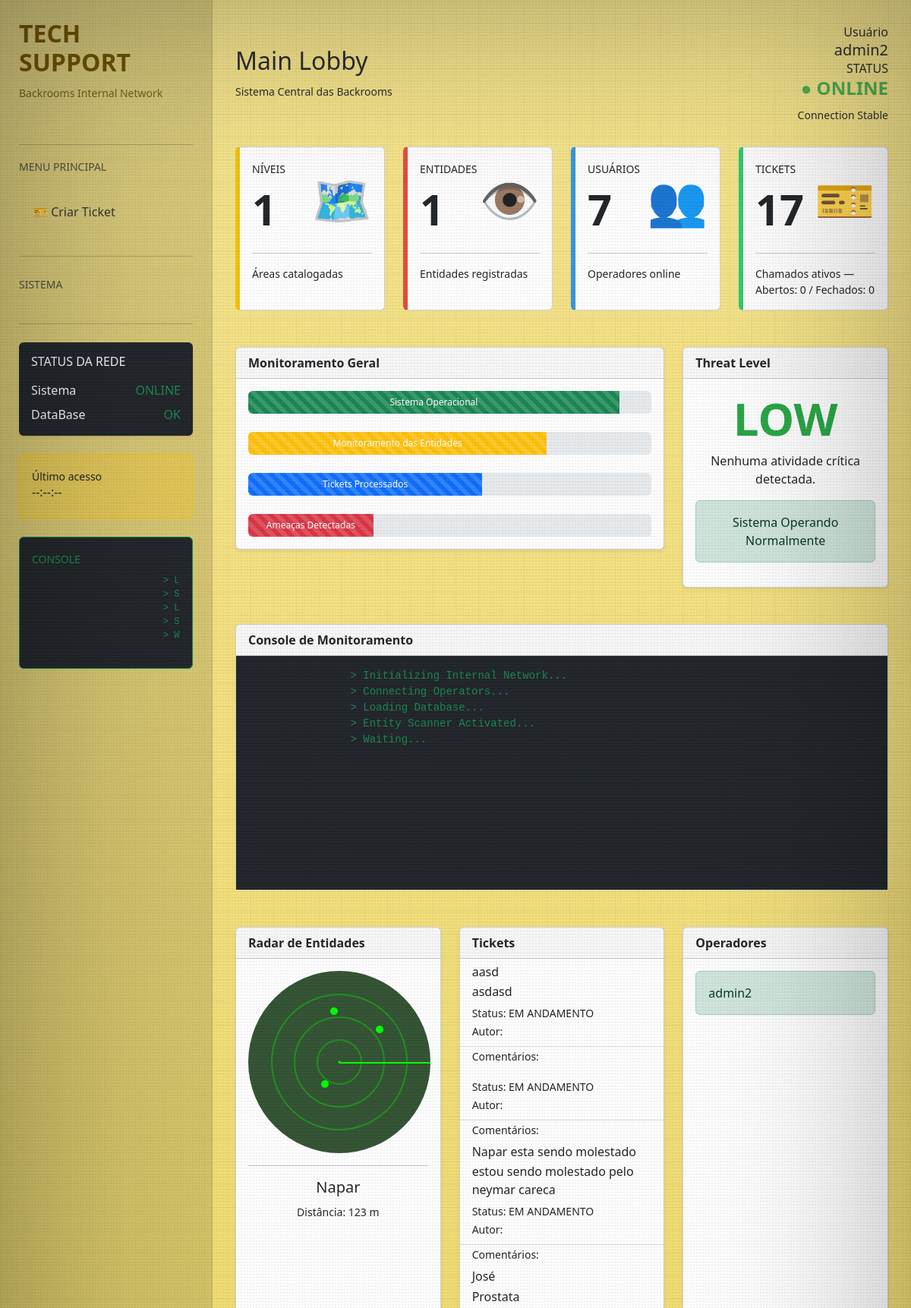
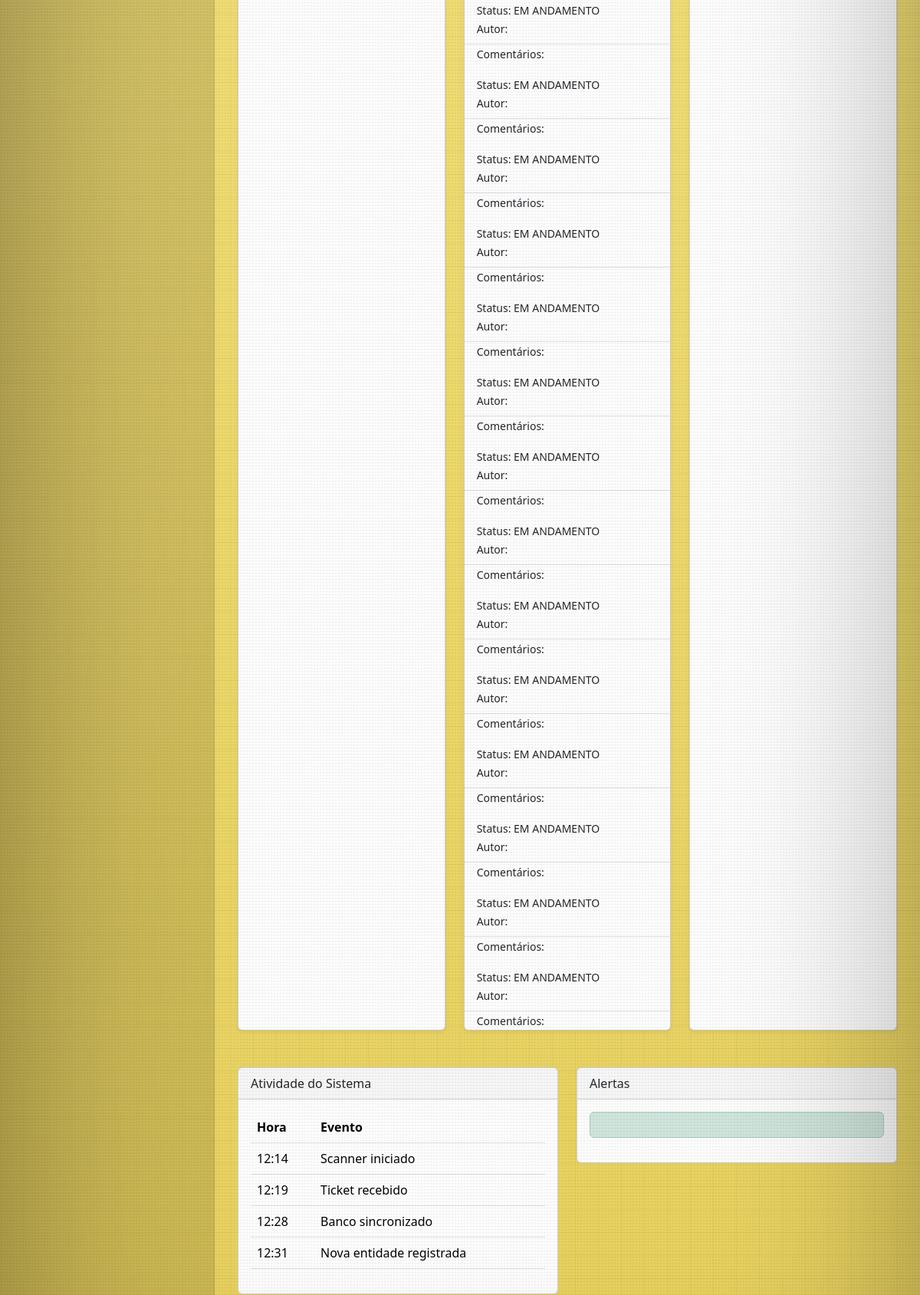
/mainlobby/ (signed in, upper part), run on an earlier commit of the app's database (2 pictures, top to bottom).
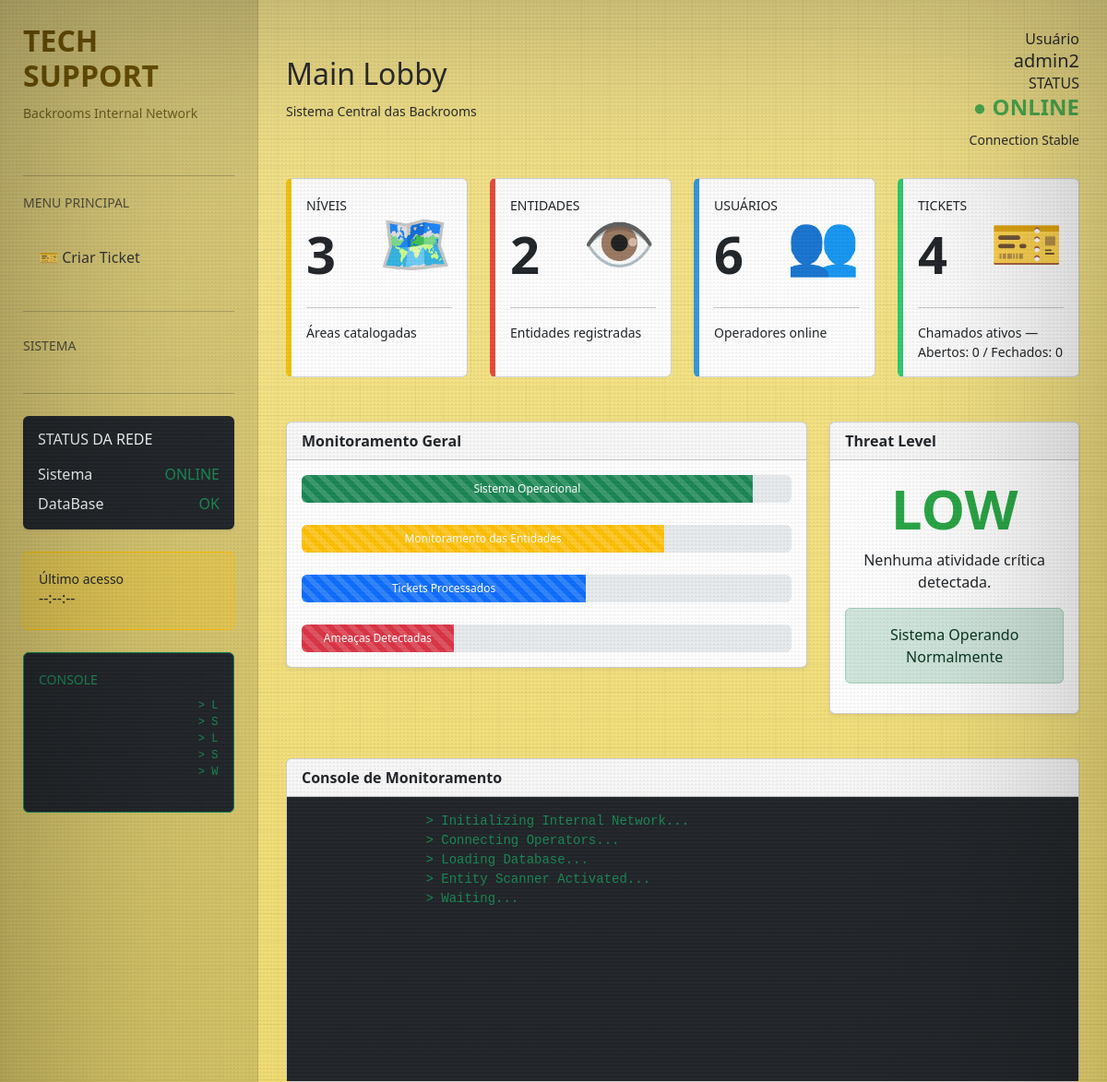
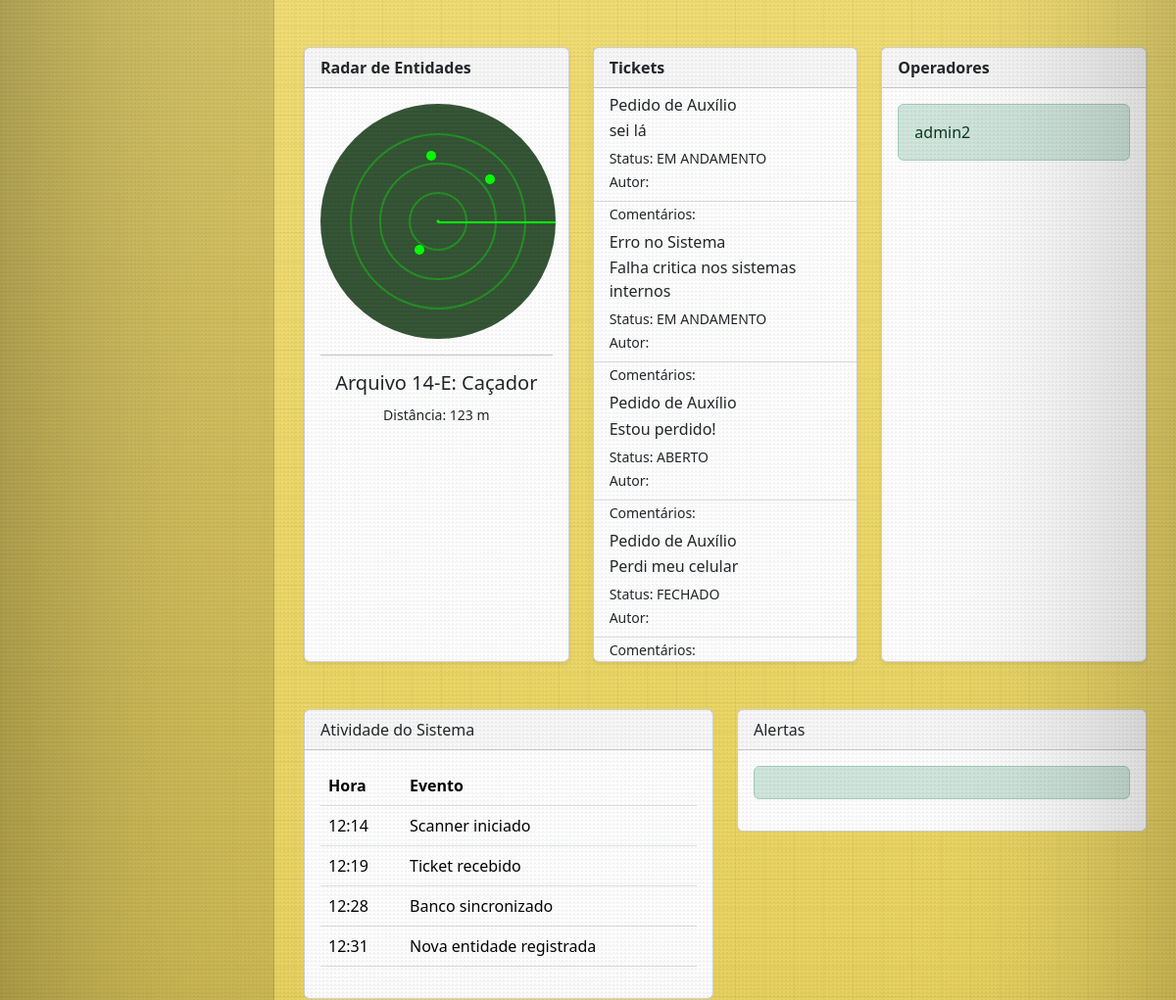
And on a later commit of the database (2 pictures, top to bottom).
### techsupport/models.py (models this page shows, shortened)
class Entities(models.Model):
    name = models.CharField(max_length=50)
    description = models.TextField()
    room_levels = models.ForeignKey('Levels', related_name='entities', on_delete=models.CASCADE, null=True, blank=True)

class Ticket(models.Model):
    title = models.CharField(max_length=200)
    description = models.TextField()
    created_at = models.DateTimeField(auto_now_add=True)
    updated_at = models.DateTimeField(auto_now=True)
    status = models.CharField(max_length=20, choices=Status.choices, default=Status.EM_ANDAMENTO,)
    priority = models.CharField(max_length=20, choices=Priority.choices, default=Priority.MEDIA,)
    assigned_to = models.ForeignKey(User, on_delete=models.SET_NULL, null=True, blank=True)

### techsupport/views.py (the view)
# urls.py: path('mainlobby/', mainlobby, name='mainlobby'),
@login_required
def mainlobby(request):
    dashboard_data = {
        'levels_count': Levels.objects.count(),
        'entities_count': Entities.objects.count(),
        'users_count': User.objects.count(),
        'total_tickets': Ticket.objects.count(),
        'open_tickets': Ticket.objects.filter(status='Aberto').count(),
        'closed_tickets': Ticket.objects.filter(status='Fechado').count(),
        'pending_tickets': Ticket.objects.filter(status='Em Andamento').count(),
        'cancelled_tickets': Ticket.objects.filter(status='Cancelado').count(),
        'entity_name': Entities.objects.first().name if Entities.objects.exists() else 'N/A',
        'recent_tickets': Ticket.objects.prefetch_related('comments').all(),
        'authors': {comment.author.username if comment.author else 'Unknown' for comment in Comment.objects.all()},
    }
    return render(request, 'techsupport/mainlobby.html', {'dashboard_data': dashboard_data})

### techsupport/templates/techsupport/mainlobby.html (shortened to what the changed rows need)
{% load static %}
<!DOCTYPE html>
<html lang="pt-BR">
<head>
    <link href="https://cdn.jsdelivr.net/npm/bootstrap@5.3.3/dist/css/bootstrap.min.css" rel="stylesheet">
</head>
<body>
    <div class="dashboard-wrapper">
        <aside class="sidebar">
            <div class="logo">
                <h2>TECH SUPPORT</h2>
            </div>
        </aside>
        <main class="main-content">
            <div class="topbar">
                <div>
                    <h2>Main Lobby</h2>
                </div>
            </div>
            <div class="row g-4">
                <div class="col-lg-3 col-md-6">
                    <div class="card dashboard-card level-card h-100">
                        <div class="card-body">
                            <div class="d-flex justify-content-between align-items-center">
                                <div>
                                    <small class="text-uppercase">Níveis</small>
                                    <h1 class="display-4 fw-bold mt-2">{{ dashboard_data.levels_count|default:"0" }}
                                    </h1>
                                </div>
                            </div>
                        </div>
                    </div>
                </div>
                <div class="col-lg-3 col-md-6">
                    <div class="card dashboard-card entity-card h-100">
                        <div class="card-body">
                            <div class="d-flex justify-content-between align-items-center">
                                <div>
                                    <small class="text-uppercase">Entidades</small>
                                    <h1 class="display-4 fw-bold mt-2">{{ dashboard_data.entities_count|default:"0" }}
                                    </h1>
                                </div>
                            </div>
                        </div>
                    </div>
                </div>
                <div class="col-lg-3 col-md-6">
                    <div class="card dashboard-card user-card h-100">
                        <div class="card-body">
                            <div class="d-flex justify-content-between align-items-center">
                                <div>
                                    <small class="text-uppercase">Usuários</small>
                                    <h1 class="display-4 fw-bold mt-2">{{ dashboard_data.users_count|default:"0" }}
                                    </h1>
                                </div>
                            </div>
                        </div>
                    </div>
                </div>
                <div class="col-lg-3 col-md-6">
                    <div class="card dashboard-card ticket-card h-100">
                        <div class="card-body">
                            <div class="d-flex justify-content-between align-items-center">
                                <div>
                                    <small class="text-uppercase">Tickets</small>
                                    <h1 class="display-4 fw-bold mt-2">{{ dashboard_data.total_tickets|default:"0" }}
                                    </h1>
                                </div>
                            </div>
                        </div>
                    </div>
                </div>
            </div>
            <div class="row mt-5">
                <div class="col-lg-4">
                    <div class="card shadow-sm h-100">
                        <div class="card-body text-center">
                            <h1 id="threatLevel" style="color:#28a745;font-size:60px;font-weight:bold;">LOW</h1>
                        </div>
                    </div>
                </div>
            </div>
            <div class="row mt-5">
                <div class="col-lg-4">
                    <div class="card shadow-sm h-100">
                        <div class="card-body text-center">
                            <div class="radar">
                                <div class="pulse pulse1"></div>
                                <div class="pulse pulse2"></div>
                                <div class="pulse pulse3"></div>
                                <div class="dot dot1"></div>
                                <div class="dot dot2"></div>
                                <div class="dot dot3"></div>
                            </div>
                            <hr>
                            <h5 id="entityName"> {{ dashboard_data.entity_name|default:"Entidade não identificada" }}
                            </h5>
                            <small>Distância: <span id="entityDistance">123 m</span></small>
                        </div>
                    </div>
                </div>
                <div class="col-lg-4">
                    <div class="card shadow-sm h-100">
                        <div class="list-group list-group-flush">
                            {% for ticket in dashboard_data.recent_tickets %}
                            <a href="#" class="list-group-item list-group-item-action">
                                <div class="d-flex w-100 justify-content-between">
                                    <h6 class="mb-1">{{ ticket.title }}</h6>
                                </div>
                                <p class="mb-1">{{ ticket.description|truncatechars:50 }}</p>
                                <small>Status: {{ ticket.status }}</small>
                                <div>
                                    <small>Autor: {{ dashboard_data.authors|join:", " }}</small>
                                </div>
                                <a>
                                    <div>
                                        <small class="mx-3">Comentários:
                                        </small>
                                    </div>
                                </a>
                            </a>
                            {% empty %}
                            <div class="list-group-item">
                                <p class="mb-0">Nenhum ticket recente.</p>
                            </div>
                            {% endfor %}
                        </div>
                    </div>
                </div>
            </div>
            <div class="row mt-5">
                <div class="col-lg-6">
                    <div class="card">
                        <div class="card-body">
                            <table class="table">
                                <thead>
                                    <tr>
                                        <th>Hora</th>
                                        <th>Evento</th>
                                    </tr>
                                </thead>
                            </table>
                        </div>
                    </div>
                </div>
            </div>
        </main>
    </div>

What changed in the data, as far as the page shows it:
removed Entities: entity_name "Napar"
removed Ticket: title "aasd", description "asdasd", status "EM ANDAMENTO"
removed Ticket: status "EM ANDAMENTO"
removed Ticket: title "Napar esta sendo molestado", description "estou sendo molestado pelo neymar careca", status "EM ANDAMENTO"
removed Ticket: title "José", description "Prostata", status "EM ANDAMENTO"
removed Ticket: status "EM ANDAMENTO"
removed Ticket: status "EM ANDAMENTO"
removed Ticket: status "EM ANDAMENTO"
removed Ticket: status "EM ANDAMENTO"
removed Ticket: status "EM ANDAMENTO"
removed Ticket: status "EM ANDAMENTO"
removed Ticket: status "EM ANDAMENTO"
removed Ticket: status "EM ANDAMENTO"
removed Ticket: status "EM ANDAMENTO"
removed Ticket: status "EM ANDAMENTO"
removed Ticket: status "EM ANDAMENTO"
removed Ticket: status "EM ANDAMENTO"
removed Ticket: status "EM ANDAMENTO"
added Entities: entity_name "Arquivo 14-E: Caçador"
added Ticket: title "Pedido de Auxílio", description "sei lá", status "EM ANDAMENTO"
added Ticket: title "Erro no Sistema", description "Falha critica nos sistemas internos", status "EM ANDAMENTO"
added Ticket: title "Pedido de Auxílio", description "Estou perdido!", status "ABERTO"
added Ticket: title "Pedido de Auxílio", description "Perdi meu celular", status "FECHADO"
Also different on the page:
{{ dashboard_data.levels_count|default:"0" }}: "1" → "3"
{{ dashboard_data.entities_count|default:"0" }}: "1" → "2"
{{ dashboard_data.users_count|default:"0" }}: "7" → "6"
{{ dashboard_data.total_tickets|default:"0" }}: "17" → "4"
